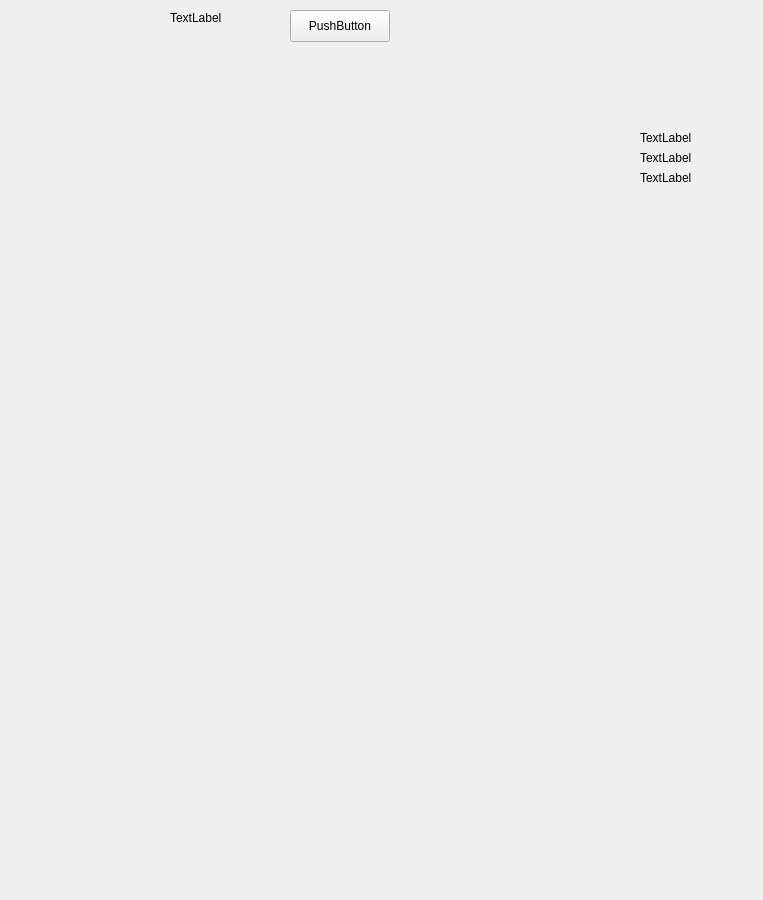
<?xml version="1.0" encoding="UTF-8"?>
<ui version="4.0">
 <class>GameForm</class>
 <widget class="QWidget" name="GameForm">
  <property name="geometry">
   <rect>
    <x>0</x>
    <y>0</y>
    <width>763</width>
    <height>900</height>
   </rect>
  </property>
  <property name="windowTitle">
   <string>Form</string>
  </property>
  <widget class="QLabel" name="game_name_label">
   <property name="geometry">
    <rect>
     <x>170</x>
     <y>10</y>
     <width>58</width>
     <height>16</height>
    </rect>
   </property>
   <property name="text">
    <string>TextLabel</string>
   </property>
  </widget>
  <widget class="QPushButton" name="pushButton">
   <property name="geometry">
    <rect>
     <x>290</x>
     <y>10</y>
     <width>100</width>
     <height>32</height>
    </rect>
   </property>
   <property name="text">
    <string>PushButton</string>
   </property>
  </widget>
  <widget class="QLabel" name="score_label">
   <property name="geometry">
    <rect>
     <x>640</x>
     <y>130</y>
     <width>91</width>
     <height>16</height>
    </rect>
   </property>
   <property name="text">
    <string>TextLabel</string>
   </property>
  </widget>
  <widget class="QLabel" name="record_label">
   <property name="geometry">
    <rect>
     <x>640</x>
     <y>150</y>
     <width>101</width>
     <height>16</height>
    </rect>
   </property>
   <property name="text">
    <string>TextLabel</string>
   </property>
  </widget>
  <widget class="QWidget" name="nextBrick" native="true">
   <property name="geometry">
    <rect>
     <x>560</x>
     <y>220</y>
     <width>151</width>
     <height>181</height>
    </rect>
   </property>
  </widget>
  <widget class="QLabel" name="lvl_label">
   <property name="geometry">
    <rect>
     <x>640</x>
     <y>170</y>
     <width>101</width>
     <height>16</height>
    </rect>
   </property>
   <property name="text">
    <string>TextLabel</string>
   </property>
  </widget>
 </widget>
 <resources/>
 <connections/>
</ui>
